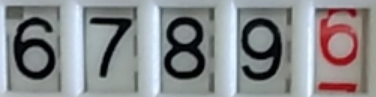
#> input picture images/code.png, 376 x 97 px
$ python character_spilt.py
#> lines starting #> are read from the running program, lines starting #| are printed output that depends on the picture
from matplotlib import pyplot as plt
import numpy as np
import cv2

rawimg = cv2.imread("./images/code.png")
#> rawimg is the input picture: shape (97, 376, 3); mean B, G, R 139.9, 138.1, 136.4
rawimg = rawimg - 250
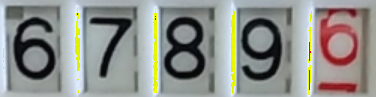
#> rawimg: shape (97, 376, 3); mean B, G, R 139.3, 143.7, 142.4
fig = plt.figure()
fig.add_subplot(2,3,1)
plt.title("raw image")
plt.imshow(rawimg)

fig.add_subplot(2,3,2)
plt.title("grey scale image")
grayscaleimg = cv2.cvtColor(rawimg, cv2.COLOR_BGR2GRAY)
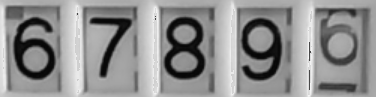
#> grayscaleimg: shape (97, 376); min 6, max 248, mean 142.8
plt.imshow(grayscaleimg, cmap='gray')

# counting non-zero value by row , axis y
row_nz = []
for row in grayscaleimg.tolist():
    row_nz.append(len(row) - row.count(0))
#> this loop made 97 passes
#> after the loop, row_nz = 97 values from 376 to 376
fig.add_subplot(2,3,3)
plt.title("non-zero values on y (by row)")
plt.plot(row_nz)

# counting non-zero value by column, x axis
col_nz = []
for col in grayscaleimg.T.tolist():
    col_nz.append(len(col) - col.count(0))
#> after the loop, col_nz = 376 values from 97 to 97
fig.add_subplot(2,3,4)
plt.title("non-zero values on y (by col)")
plt.plot(col_nz)

##### start split
# first find upper and lower boundary of y (row)
fig.add_subplot(2,3,5)
plt.title("y boudary deleted")
upper_y = 0
for i,x in enumerate(row_nz):
    if x != 0:
        upper_y = i
        break
#> this loop made 1 pass
#> (x, upper_y) on pass 1: (376, 0)
lower_y = 0
for i,x in enumerate(row_nz[::-1]):
    if x!=0:
        lower_y = len(row_nz) - i
        break
#> this loop made 1 pass
#> (x, lower_y) on pass 1: (376, 97)
sliced_y_img = grayscaleimg[upper_y:lower_y,:]
plt.imshow(sliced_y_img)

# then we find left and right boundary of every digital (x, on column)
fig.add_subplot(2, 3, 6)
plt.title("x boudary deleted")
column_boundary_list = []
record = False
for i,x in enumerate(col_nz[:-1]):
    if (col_nz[i] == 0 and col_nz[i+1] != 0) or col_nz[i] != 0 and col_nz[i+1] == 0:
        column_boundary_list.append(i+1)
#> after the loop, column_boundary_list = []
img_list = []
xl = [ column_boundary_list[i:i+2] for i in range(0,len(column_boundary_list),2) ]
#> xl = []
for x in xl:
    img_list.append( sliced_y_img[:,x[0]:x[1]] )
#> this loop made 0 passes
#> after the loop, img_list = []

# del invalid image
img_list = [ x for x in img_list if x.shape[1] < 5 ]

# show image
fig = plt.figure()
for i,img in enumerate(img_list):
    fig.add_subplot(3,4,i+1)
    plt.imshow(img)
    #plt.imsave("./result/%s.jpg"%i,img)
plt.show()
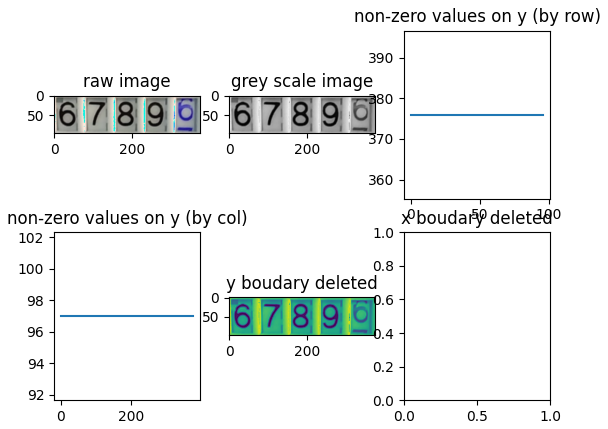
#> figure drawn by matplotlib, 5 panels; B, G, R data is drawn as R, G, B

$ run again, with images/5.png copied over images/code.png
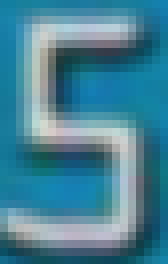
#> input picture images/5.png, 21 x 33 px (shown 8 times larger)
#> rawimg is the input picture: shape (33, 21, 3); mean B, G, R 150.9, 130.3, 70.5
#> `grayscaleimg = cv2.cvtColor(rawimg, cv2.COLOR_BGR2GRAY)`:
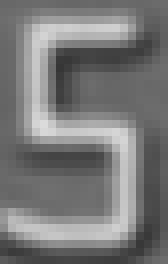
#> grayscaleimg: shape (33, 21) (shown 8 times larger); min 54, max 219, mean 120.8
#> the loop `for row in grayscaleimg.tolist():` made 33 passes
#> after the loop `for row in grayscaleimg.tolist():`: row_nz = 33 values from 21 to 21
#> the loop `for col in grayscaleimg.T.tolist():` made 21 passes
#> after the loop `for col in grayscaleimg.T.tolist():`: col_nz = [33, 33, 33, 33, 33, 33, 33, 33, 33, 33, 33, 33, 33, 33, 33, 33, 33, 33, 33, 33, 33]
#> the loop `for i,x in enumerate(row_nz):` made 1 pass
#> (x, upper_y) on pass 1: (21, 0)
#> the loop `for i,x in enumerate(row_nz[::-1]):` made 1 pass
#> (x, lower_y) on pass 1: (21, 33)
#> the loop `for i,x in enumerate(col_nz[:-1]):` made 20 passes
#> after the loop `for i,x in enumerate(col_nz[:-1]):`: column_boundary_list = []
